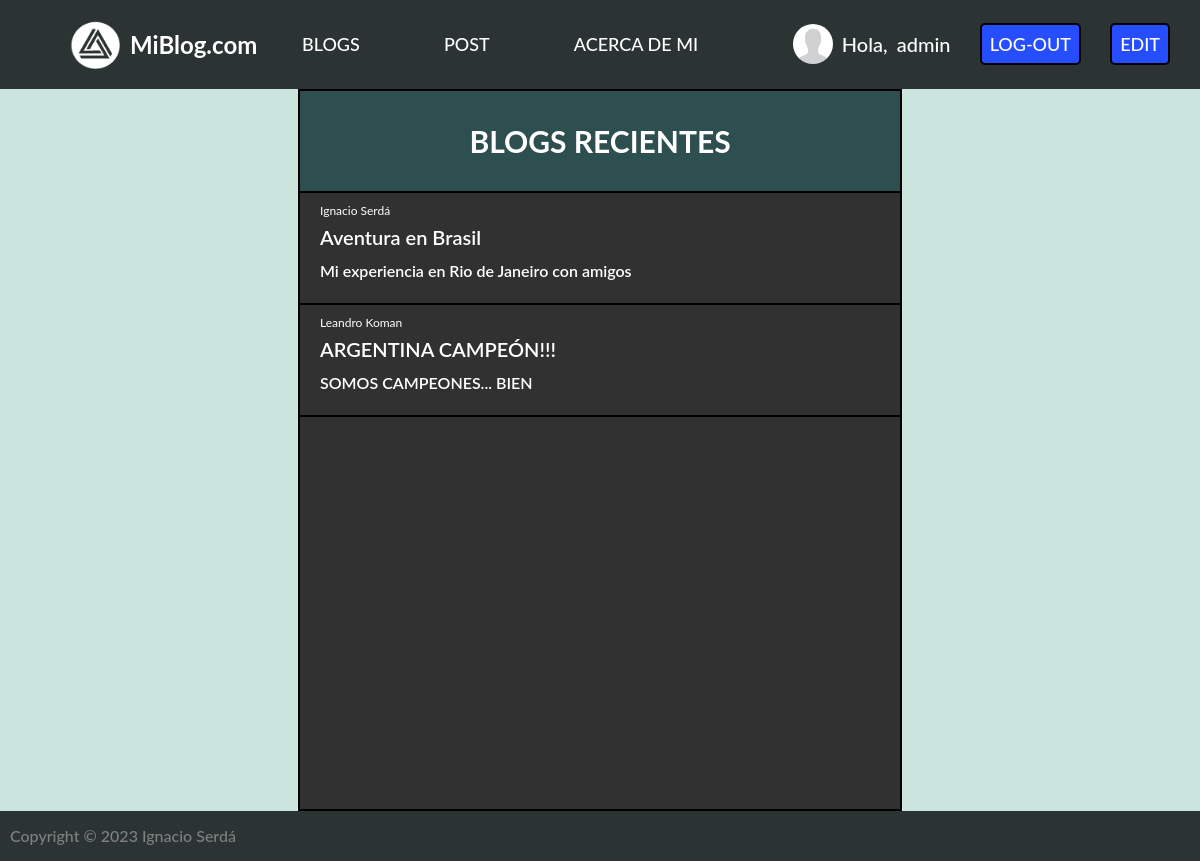
The app's page / (signed in) with its own data.
### app1/models.py (models this page shows, shortened)
class Blog(models.Model):
    titulo = models.CharField(max_length=100)
    subtitulo=models.CharField(max_length=300)
    cuerpo=models.TextField()
    autor=models.CharField(max_length=50)
    fecha=models.DateField(auto_now_add=True)
    imagen=models.ImageField(upload_to="blog_imgs", null=True, blank=True)

### app1/views.py (the view)
# urls.py: path('', home, name="HOME" ),
def home(request):
    info=Blog.objects.all()
    contexto={
        "blogs": info[::-1],
    }
    return render(request, "index.html", context=contexto)

### templates/index.html (shortened to what this page needs)
<!DOCTYPE html>
<html lang="es">
<head>
    {% load static %}
    <link href="{% static 'main.css' %}" rel="stylesheet" type="text/css">
</head>
<body>
    <header>
        <a href="{% url 'HOME' %}" class="logo">
            <img src="{% static 'img/logo-posta.png' %}" alt="logo">
            <h2 class="nombre-pag"> MiBlog.com </h2>
        </a>
        <nav>
            {% if user.is_authenticated  %}
                <a href="{% url 'BLOGS' %}" class="nav-link">BLOGS</a>
                <a href="{% url 'CREATION_BLOG' %}" class="nav-link">POST</a>
                <a href="{% url 'ABOUT_ME' %}" class="nav-link">ACERCA DE MI</a>
            {% else %}
                <a href="{% url 'LOGIN' %}" class="nav-link"> LOGIN</a>
                <a href="{% url 'REGISTER' %}" class="nav-link"> REGISTER</a>
            {% endif %}
        </nav>
        {% if user.is_authenticated %}
            <div class="inblock">
                {% if user.avatar.imagen.url  %}
                    <img src="{{user.avatar.imagen.url }}" alt="user" style="height: 40px; width: 40px; border-radius: 80%;">
                {% else %}
                    <img src="{% static 'img/non_profile.jpg' %}" alt="user" style="height: 40px; width: 40px; border-radius: 80%;">
                {% endif %}
                <p>Hola, </p>
                <a href="{% url 'PROFILE' %}" class="user">{{user}}</a>
                <a href="{% url 'LOGOUT' %}" class="btn" style="font-size: 18px;"> LOG-OUT</a>
                {% if user.is_superuser  %}
                    <a href="{% url 'EDIT-PANEL' %}" class="btn" style="font-size: 18px;"> EDIT</a>
                {% endif %}
            </div>
        {% endif %}
    </header>
    {% block content %}
        <div class="flex">
            <div class="index">
                <h4 style="margin:0px;"> Blogs Recientes</h4>
                {% if blogs %}
                        {% for blog in blogs %}
                            <div class="index-items">
                                <p class="autor-items">{{blog.autor}}</p>
                                {% if user.is_authenticated  %}
                                    <a href="{% url 'LEER_MAS' blog.id %}">{{blog.titulo}}</a>
                                {% else %}
                                    <a href="{% url 'LOGIN' %}">{{blog.titulo}}</a>
                                {% endif %}
                                <p class="subtitulo">{{blog.subtitulo}}</p>
                            </div>
                        {% endfor %}
                {% else %}
                    <div class="no-hay-blogs" style="border-bottom: 0px;">
                        <p>No hay blogs recientes :/</p>
                    </div>
                {% endif %}
            </div>
        </div>
    {% endblock %}
    <footer>
        <a class="footer-texto">
            <p> Copyright © 2023 Ignacio Serdá </p>
        </a>
    </footer>
</body>
</html>

### app1/static/main.css (style rules this page uses)
body { font-family: "Lato", -apple-system, BlinkMacSystemFont, "Segoe UI", Roboto, "Helvetica Neue", Arial, sans-serif, "Apple Color Emoji", "Segoe UI Emoji", "Segoe UI Symbol", "Noto Color Emoji"; margin:0; background-color: #CBE4DE; }
a { text-decoration: none; color: white; }
header { display: flex; min-height: 55px; background-color: #2C3333; justify-content: space-between; align-items: center; padding: 10px; }
.nombre-pag { margin-right: 30px; }
.logo { display: flex; align-items: center; }
.logo img { height: 50px; margin-right: 10px; margin-left: 60px; }
nav a { font-weight: 500; padding-right: 80px; font-size: 18px; }
.inblock img, .inblock a, .inblock p { display: inline-block; vertical-align: middle; font-weight: 500; font-size: 18px; }
.inblock a { margin-right: 20px; font-size: 20px; margin-left: 5px; }
.inblock p { font-size: 20px; margin-left: 5px; color: white; }
.btn { font-weight: 600; background-color: rgb(38, 78, 255); padding: 8px; text-align: center; border-radius: 5px; font-size: 10px; border: 2px solid black; cursor: pointer; }
.index { background-color: rgb(49, 49, 49); min-height: 720px; height: 100%; width: 50%; text-align: center; margin-top: 0px; border-left: 2px solid black; border-right: 2px solid black; border-bottom: 2px solid black; }
.index h4 { height: 100px; line-height: 100px; background-color: #2E4F4F; color: white; text-transform: uppercase; font-size: 30px; border-top: 2px solid black; border-bottom: 2px solid black; }
.index-items { height: 100px; background-color: rgb(49, 49, 49); width: 100%; border-bottom: 2px solid black; text-align: left; padding-top:10px; }
.index-items a { margin-left: 20px; color: white; font-size: 20px; font-weight: 600; }
.subtitulo { color: white; margin: 0; margin-top: 12px; margin-left: 20px; font-weight: 600; }
.autor-items { color: white; font-size: 12px; margin: 0; margin-left: 20px; margin-bottom: 7px; }
footer { display: flex; height: 30px; background-color: #2C3333; justify-content: space-between; align-items: center; padding: 10px; }
.footer-texto { display: flex; align-items: center; color: grey; font-weight: 500; }
.footer-texto p { margin:0; }
.flex { display: flex; align-items: center; text-align: center; justify-content: center; }

### records on screen
Blog: autor "Ignacio Serdá", titulo "Aventura en Brasil", subtitulo "Mi experiencia en Rio de Janeiro con amigos"
Blog: autor "Leandro Koman", titulo "ARGENTINA CAMPEÓN!!!", subtitulo "SOMOS CAMPEONES... BIEN"

### other values on screen
{{ user }} "admin"
